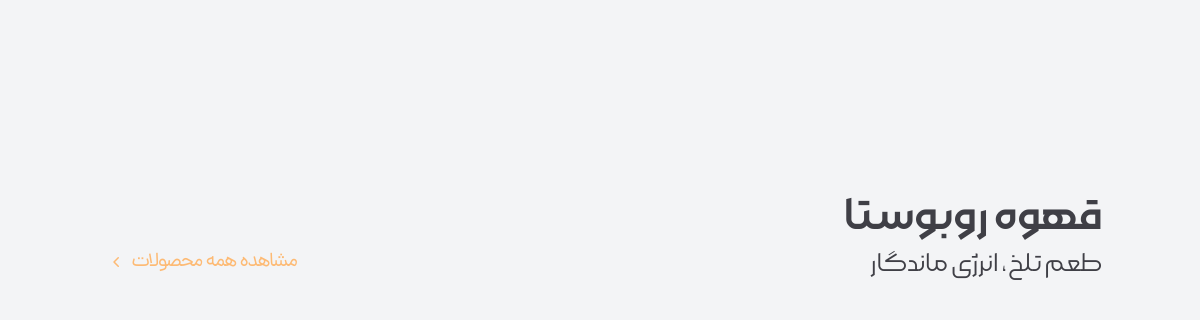
Page /store/robusta on the earlier database version.
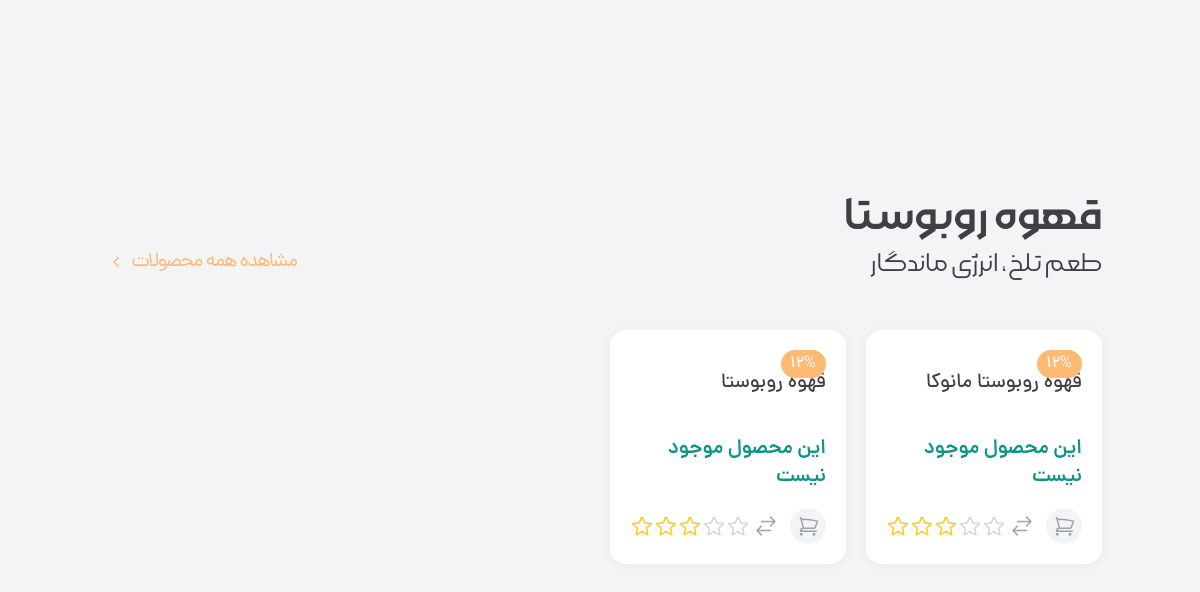
Same page on the later database version.
### store/models.py (models this page shows, shortened)
class Product(models.Model):
    name = models.CharField(max_length=100, verbose_name='نام محصول')
    FooterLinkBox3 = models.ForeignKey(to=FooterLinkBox3, on_delete=models.CASCADE, null= True, verbose_name='دسته بندی')
    price = models.IntegerField(verbose_name='قیمت')
    price2 = models.IntegerField(verbose_name='قیمت بدون تخفیف', blank=True, null=True)
    is_available = models.BooleanField(default=False)
    image = models.ImageField(upload_to='images/product', blank=True, null=True)
    short_description = models.CharField(max_length=360, db_index=True, null=True, verbose_name='توضیحات کوتاه')
    description = models.TextField(verbose_name='توضیحات اصلی', db_index=True)
    slug = models.SlugField(default="", null=False, db_index=True, blank=True, max_length=200, unique=True,
                            verbose_name='عنوان در url')
    is_active = models.BooleanField(default=True,verbose_name='فعال / غیرفعال')
    is_delete = models.BooleanField(default=True,verbose_name='حذف شده / نشده')
    @property
    def display_info(self):
        if self.is_available:
            return f'قیمت:{self.price}'
        else:
            return 'این محصول موجود نیست'
    @property
    def offer_info(self):
        if self.is_available and self.price2:
            return f"تخفیف: {self.price2} تومان"
        return ""
    class Meta:
        verbose_name = 'محصول'
        verbose_name_plural = 'محصولات'

### store/views.py (the view)
# urls.py: path('robusta', views.RobustaListView.as_view(), name='robusta'),
class RobustaListView(ListView):
    template_name = 'store/robusta.html'
    model = Product
    context_object_name = 'robusta'
    paginate_by = 8
    def get_queryset(self):
        return Product.objects.filter(
            FooterLinkBox3__slug = 'Robusta',
            is_active = True,
            is_delete = True
        )

### store/templates/store/robusta.html (shortened to what this page needs)
{% extends '_layout.html' %}
{% block content %}
        <section>
        <div class="products-img flex">
        <div class="container mt-8 md:mt-48">
            <div class="flex justify-between items-end">
                <div>
                    <h4 class="products-title">قهوه روبوستا</h4>
                    <span class="products-sub-title">طعم تلخ، انرژی ماندگار</span>
                </div>
                <div
                    class="flex items-center justify-center  md:gap-x-1 hover:bg-orange-200/20 h-10  md:w-52 rounded-md">
                    <a class="link-head-products" href="#">مشاهده همه محصولات</a>
                    <svg class="w-5 h-5 fill-orange-300">
                        <use class="" href="#chevron-left"></use>
                    </svg>
                </div>
            </div>
            <div class="grid grid-cols-2 md:grid-cols-3 lg:grid-cols-4 mt-12 child:md:p-5 child:p-2 child:bg-white dark:child:bg-zinc-700 gap-3.5 md:gap-5 child:rounded-2xl child:shadow-Normal  child:transition-colors">
              {% for product in robusta %}
              	    {% include 'include/store_models.html' with product=product %}
              {% endfor %}
            </div>
        </div>
        </div>
    </section>
{% endblock %}

### store/templates/include/store_models.html (shortened to what this page needs)
<div>
    <div class=" flex items-center justify-center relative">
        <span
                class="absolute top-0 right-0 inline-block py-0.5 px-2.5 xs:py-1 xs:px-3.5 bg-orange-300 text-white dark:text-zinc-700 font-DanaMedium text-base rounded-[100px]">12%</span>
    </div>
    <div>
        <h4
                class="font-DanaMedium text-sm sm:text-xl mt-2 md:mt-5 text-zinc-700 dark:text-white min-h-10 sm:min-h-14 line-clamp-2 transition-colors">
            {{ product.name }}</h4>
        <div class="mt-1.5 md:mt-2.5 flex items-center gap-x-2.5">
            <div>
                <span class="text-base sm:text-xl font-DanaDemiBold text-teal-600 inline-block">{{ product.display_info }}</span>
            </div>
        </div>
        <div class="flex items-center justify-between mt-2.5 sm:mt-4">
            <div class="flex items-center gap-x-1 sm:gap-x-3  ">
                                <span>
                                    <svg
                                            class="w-7 h-7 sm:w-[36px] sm:h-[36px] bg-gray-100 dark:bg-zinc-800 stroke-gray-400 dark:stroke-gray-400  hover:bg-teal-600 dark:hover:bg-teal-600 hover:stroke-white dark:hover:stroke-white rounded-full p-1.5">
                                        <use class="" href="#shoping-cart"></use>
                                    </svg>
                                </span>
                <svg class="w-4 h-4 sm:w-6 sm:h-6 hover:child:text-emerald-500 cursor-pointer">
                    <use class="text-gray-400 " href="#arrows-right-left"></use>
                </svg>
            </div>
            <div class="flex">
                <svg class="w-4 h-4 sm:w-6 sm:h-6">
                    <use class="text-gray-300" href="#star-outline"></use>
                </svg>
                <svg class="w-4 h-4 sm:w-6 sm:h-6">
                    <use class="text-gray-300" href="#star-outline"></use>
                </svg>
                <svg class="w-4 h-4 sm:w-6 sm:h-6">
                    <use class="text-yellow-400" href="#star-outline"></use>
                </svg>
                <svg class="w-4 h-4 sm:w-6 sm:h-6">
                    <use class="text-yellow-400" href="#star-outline"></use>
                </svg>
                <svg class="w-4 h-4 sm:w-6 sm:h-6">
                    <use class="text-yellow-400" href="#star-outline"></use>
                </svg>
            </div>
        </div>
    </div>
</div>

Differences in the rows shown:
now on this page (row unchanged): Product: name "قهوه روبوستا مانوکا", display_info "این محصول موجود نیست"
added Product: name "قهوه روبوستا", display_info "این محصول موجود نیست"
